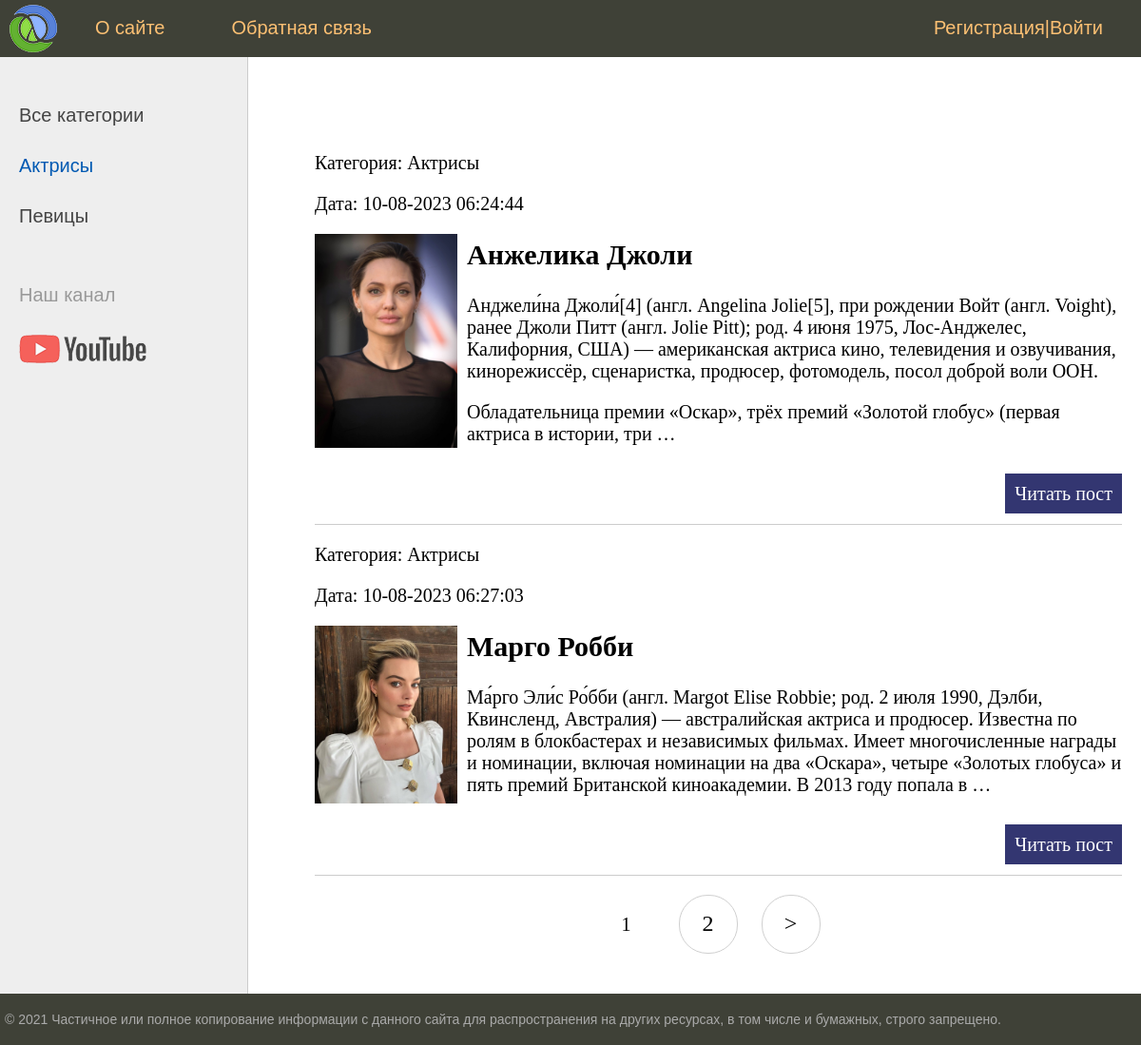
Screenshot of /category/aktrisy/ with the database file from the repository.
### women/models.py (models this page shows, shortened)
class Category(models.Model):
	name=models.CharField(max_length=100, db_index=True, verbose_name="Категория")
	slug=models.SlugField(max_length=255, unique=True, db_index=True, verbose_name="URL")
	def __str__(self):
		return self.name
	def get_absolute_url(self):
		return reverse('category', kwargs={'cat_slug':self.slug})
	class Meta:
		verbose_name='Категория'
		verbose_name_plural='Категории'
		ordering=['id']

class Women(models.Model):
	title=models.CharField(max_length=255, verbose_name="Заголовок")
	slug=models.SlugField(max_length=255, unique=True, db_index=True, verbose_name="URL")
	content=models.TextField(blank=True, verbose_name="Текст статьи")
	photo=models.ImageField(upload_to="photos/%Y/%m/%d/", verbose_name="Фото")
	time_create=models.DateTimeField(auto_now_add=True, verbose_name="Время создания")
	time_update=models.DateTimeField(auto_now=True, verbose_name="Время изменения")
	is_published=models.BooleanField(default=True, verbose_name="Публикация")
	cat=models.ForeignKey('Category', on_delete=models.PROTECT, verbose_name="Категории")
	def get_absolute_url(self):
		return reverse('post', kwargs={'post_slug':self.slug})
	class Meta:
		verbose_name='Известные женщины'
		verbose_name_plural='Известные женщины'
		ordering=['id']

### women/views.py (the view)
# urls.py: path('category/<slug:cat_slug>/', WomenCategory.as_view(), name='category'),
class WomenCategory(DataMixin, ListView):
	model=Women
	template_name='women/index.html'
	context_object_name='posts'
	allow_empty=False
	def get_queryset(self):
		return Women.objects.filter(cat__slug=self.kwargs['cat_slug'], is_published=True).select_related('cat')
	def get_context_data(self, *, object_list=None, **kwargs):
		context=super().get_context_data(**kwargs)
		c = Category.objects.get(slug=self.kwargs['cat_slug'])
		c_def = self.get_user_context(title='Категория - ' + str(c.name), cat_selected=c.pk)
		return dict(list(context.items())+list(c_def.items()))

### women/utils.py (called while the page is built)
	def get_user_context(self, **kwargs):
		context = kwargs
		cats = cache.get('cats')
		if not cats:
			cats = Category.objects.annotate(Count('women'))
			cache.set('cats', cats, 60)
		user_menu = menu.copy()
		if not self.request.user.is_authenticated:
			user_menu.pop(1)
		context['menu']=user_menu
		context['cats']=cats
		if 'cat_selected' not in context:
			context['cat_selected'] = 0
		return context

### women/templates/women/index.html (shortened to what this page needs)
{% extends 'women/base.html' %}
{% block content %}
<ul class="list-articles">
	{% for i in posts %}
			<li>
				<div class="article_panel">
					<p class="first">Категория: {{i.cat}}</p>
					<p class="last">Дата: {{i.time_update|date:"d-m-Y H:i:s"}}</p>
				</div>
{% if i.photo %}
				<p><img class="img-article-left thumb" src="{{i.photo.url}}"></p>
{% endif %}
				<h2>{{i.title}}</h2>
	{% autoescape on %}
	{{i.content|linebreaks|truncatewords:50}}
	{% endautoescape %}
				<p class="link-read-post">
					<a href="{{ i.get_absolute_url }}">
						Читать пост
					</a>
				</p>
			</li>
	{% endfor %}
</ul>
{% endblock %}

### women/templates/women/base.html (shortened to what this page needs)
{% load static %}
{% load women_tags %}
<!DOCTYPE html>
<html>
<head>
	<link type="text/css" href="{% static 'women/css/style.css' %}" rel="stylesheet" />
</head>
<body>
<table class="table-page" border=0 cellpadding="0" cellspacing="0">
<tr><td valign=top>
{% block mainmenu %}
		<div class="header">
			<ul id="mainmenu" class="mainmenu">
				<li class="logo"><a href="{% url 'home' %}"><div class="logo"></div></a></li>
				{% for m in menu %}
				<li><a href="{% url m.url_name %}">{{m.title}}</a></li>
				{% endfor %}
				{% if request.user.is_authenticated %}
				<li class="last">{{user.username}} | <a href="{% url 'logout' %}">Выйти</a></li>
				{% else %}
				<li class="last"><a href="{% url 'register' %}">Регистрация</a>|<a href="{% url 'login' %}">Войти</a></li>
				{% endif %}
			</ul>
		</div>
{% endblock mainmenu %}
<table class="table-content" border=0 cellpadding="0" cellspacing="0">
	<tr>
		<td valign="top" class="left-chapters">
			<ul id="leftchapters">
				{% if cat_selected == 0 %}
				<li class="selected">Все категории</li>
				{% else %}
				<li><a href="{% url 'home' %}">Все категории</a></li>
				{% endif %}
				{% for c in cats %}
					{% if c.women__count > 0 %}
						{% if c.pk == cat_selected %}
				<li class="selected">{{c.name}}</li>
						{% else %}
				<li class=""><a href="{{ c.get_absolute_url }}">{{c.name}}</a></li>
						{% endif %}
					{% endif %}
				{% endfor %}
				<li class="share"><p>Наш канал</p><a class="share-yt" href="https://www.youtube.com/channel/UClJzWfGWuGJL2t-3dYKcHTA/playlists" target="_blank" rel="nofollow"></a></li>
			</ul>
		</td>
		<td valign="top" class="content">
	<div class="content-text">
{% block content %}
{% endblock %}
		{% if page_obj.has_other_pages %}
		<nav class="list-pages">
			<ul>
				{% for p in paginator.page_range %}
				{% if page_obj.number == p %}
				<li class="page-num page-num-selected">{{ p }}</li>
				{% elif p >= page_obj.number|add:-2 and p <= page_obj.number|add:2 %}
				<li class="page-num"><a href="?page={{ p }}">{{ p }}</a></li>
				{% endif %}
				{% endfor %}
				{% if page_obj.has_next %}
				<li class="page-num"><a href="?page={{ page_obj.next_page_number }}">&gt;</a></li>
				{% endif %}
			</ul>
		</nav>
		{% endif %}
	</div>
</td></tr></table>
</td></tr>
<tr><td valign=top>
	<div id="footer">
		<p>&copy; 2021 Частичное или полное копирование информации с данного сайта для распространения на других ресурсах, в том числе и бумажных, строго запрещено.</p>
	</div>
</td></tr></table>
</body>
</html>

### women/static/women/css/style.css (style rules this page uses)
html, body { font-family: 'Arial'; margin: 0; padding: 0; height: 100%; width: 100%; color: #444; }
a { color: #0059b2; text-decoration: none; }
img { max-width: 600px; height: auto; }
img.img-article-left { max-width: 300px; height: auto; float: left; padding: 0 10px 10px 0; }
img.img-article-left.thumb { max-width: 150px; height: auto; }
p.link-read-post { text-align: right; }
p.link-read-post a { padding: 10px; min-width: 100px; background: #333671; color: #fff; text-decoration: none; }
ul.list-articles { list-style: none; margin: 0; padding: 0; }
ul.list-articles li { border-bottom: 1px solid #ccc; }
.table-page { width: 100%; height: 100%; vertical-align: top; }
.table-page tr { height: 100%; }
.header { background: #3F4137; height: 60px; }
.logo { background: url('../images/logo.png') no-repeat 10px 5px; width: 70px; height: 60px; }
ul.mainmenu { list-style: none; margin: 0; padding: 0; height: 60px; color: #fdc073; font-size: 20px; overflow: hidden; }
ul.mainmenu li { float: left; margin: 18px 40px 0 30px; }
ul.mainmenu li.logo { margin: 0; }
ul.mainmenu li.last { float: right; }
ul.mainmenu li a { color: #fdc073; text-decoration: none; }
.table-content { width: 100%; min-height: 100%; height: 100%; }
.left-chapters { margin: 0; background: #eee; border-right: 1px solid #ccc; min-height: 100%; }
.left-chapters ul { width: 230px; min-height: 100%; margin: 0; padding: 20px 10px 10px 20px; list-style: none; font-size: 20px; }
.left-chapters ul li { margin: 30px 0 0 0; color: #999; }
.left-chapters ul li.selected { color: #0059b2; }
.left-chapters ul li a { color: #444; text-decoration: none; }
.left-chapters ul li.share { margin: 60px 0 0 0; }
.left-chapters ul li.share p { margin: 30px 0 30px 0; }
.left-chapters ul li.share a { display: inline-block; width: 40px; height: 40px; margin: 0 20px 0 0; }
.left-chapters ul li.share a.share-yt { width: 100%; height: 30px; background: url('../images/share_yt.png') no-repeat 0 0 }
.content { padding: 40px 20px 20px 40px; width: 100%; box-sizing: border-box; }
.content-text { margin: 60px 0 0 30px; color: #000; font-size: 20px; font-family: Yandex Sans Display Light; }
#footer { box-sizing: border-box; background: #3F4137; padding: 5px; color: #aaa; font-size: 14px; font-family: Verdana, Geneva, Arial, Helvetica; text-align: left; overflow: hidden; }
.list-pages { text-align: center; margin: 0 0 20px 0; }
.list-pages ul { margin: 20px 0 0 0; padding: 0; list-style: none; }
.list-pages ul li { display: inline-block; margin: 0 20px 0 0; }
.list-pages a { color: #000; font-size: 24px; text-decoration: none; }
.list-pages .page-num, .page-num-selected { display: inline-block; width: 60px; height: 44px; padding: 16px 0 0 0; border: 1px solid #d0d0d0; border-radius: 30px; }
.list-pages .page-num-selected { border: none; color: #000; font-size: 20px; }

### rows the page displays
Category: name "Актрисы"
Category: name "Певицы"
Women: cat "Актрисы", time_update "10-08-2023 06:24:44", photo (picture), title "Анжелика Джоли", content "Анджели́на Джоли́[4] (англ. Angelina Jolie[5], при рождении Войт (англ. Voight), ранее Джоли Питт (англ. Jolie Pitt); род. 4 июня 1975, Лос-Анджелес, Калифорния, США) — американская актриса кино, телевидения и озвучивания, кинорежиссёр, сценаристка, продюсер, фотомодель, посол доброй воли ООН. Обладательница премии «Оскар», трёх премий «Золотой глобус» (первая актриса в истории, три …"
Women: cat "Актрисы", time_update "10-08-2023 06:27:03", photo (picture), title "Марго Робби", content "Ма́рго Эли́с Ро́бби (англ. Margot Elise Robbie; род. 2 июля 1990, Дэлби, Квинсленд, Австралия) — австралийская актриса и продюсер. Известна по ролям в блокбастерах и независимых фильмах. Имеет многочисленные награды и номинации, включая номинации на два «Оскара», четыре «Золотых глобуса» и пять премий Британской киноакадемии. В 2013 году попала в …"

### other values shown
{{ m.title }} "О сайте" "Обратная связь"
{{ p }} "1"
{{ p }} "2"
